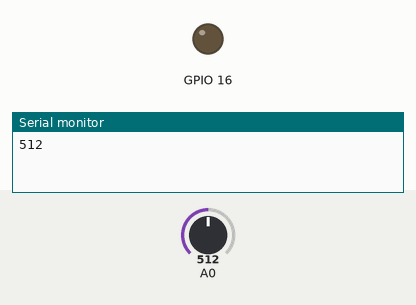
Recording of a sketch running on a simulated ESP8266 (NodeMCU). Shown: output pins drawn as LEDs (lit = HIGH), the last lines printed to the serial monitor. The inputs (shaded band) are chosen by the test bench; at power-on: A0 = 512.

Above: at 3.2 s.
3.3 s: A0 set to 788
9.5 s: A0 set to 817
At 12.6 s:
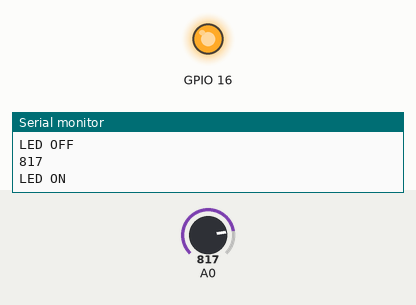
14.3 s: A0 set to 790
At 21.1 s:
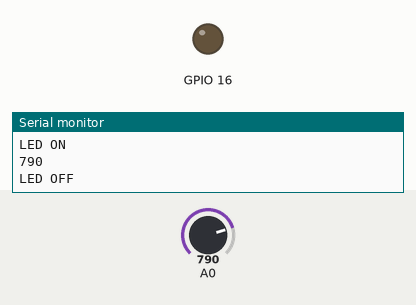
21.5 s: A0 set to 810
At 25.3 s:
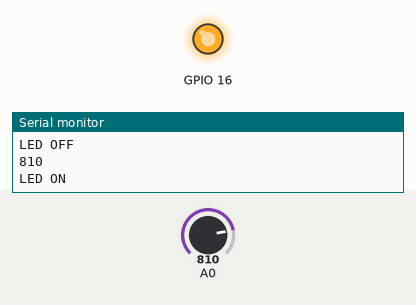
Timing chart, 0 to 26.8 s (numbered marks = the images above; inputs shaded):
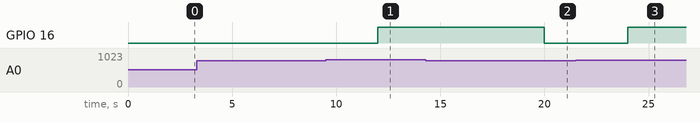

Measured:
- the behaviour switches between 799 and 800 on A0 (found by bisection; images 0 and 1)
- after the input at 9.5 s, GPIO 16: LOW → HIGH after 2.5 s
- after the input at 14.3 s, GPIO 16: HIGH → LOW after 5.7 s
- after the input at 21.5 s, GPIO 16: LOW → HIGH after 2.5 s

The sketch:

pot_led.ino
```cpp
#include <ESP8266WiFi.h>
//int ledpin = 16;
void setup()
{
Serial.begin(115200);
delay(2000);

pinMode(A0,INPUT);

 pinMode(16, OUTPUT);
  digitalWrite(16, LOW);

}
void loop()
{
//int ledpin = digitalWrite(16);
int potencia = analogRead(A0);
Serial.println(potencia);
delay(2000);

//potencia = 1023 - potencia;
if(potencia>=800)
{
   digitalWrite(16, HIGH);
   Serial.println("LED ON");
    delay(2000);
}
   else
  {
     digitalWrite(16, LOW);
   Serial.println("LED OFF");
    delay(2000);
  }
}
```
